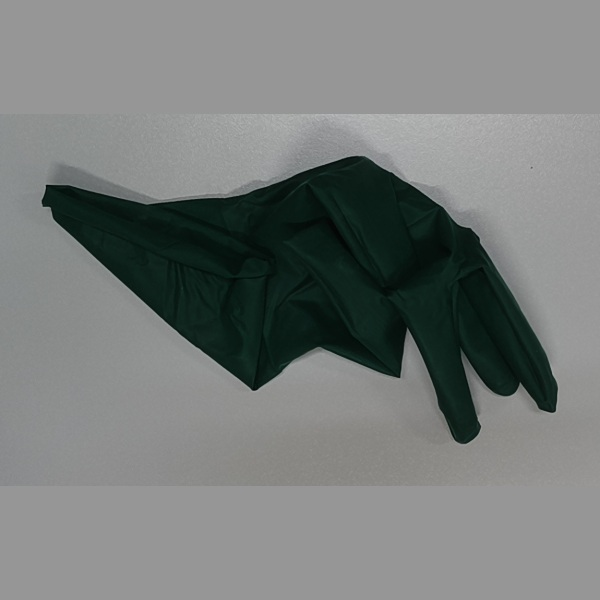
#> input picture sentryglide-backend/yash/dataset-bbox-backup-20260926/images/1671036959840.jpg, 600 x 600 px
$ python -i imageprep.py   (imports and definitions only)
#> lines starting #> are read from the running program, lines starting #| are printed output that depends on the picture; after the words box and inside, x2 and y2 are one past the last pixel; in counts of white or black regions, pixels touching at a corner belong together
"""Shared preparation for uploaded and imported single-item photographs."""
from __future__ import annotations

import cv2
import numpy as np


def square_inspection_view(image: np.ndarray, side: int = 600) -> np.ndarray:
    h, w = image.shape[:2]
    scale = min(side / w, side / h)
    resized = cv2.resize(image, (max(1, round(w * scale)), max(1, round(h * scale))),
                         interpolation=cv2.INTER_AREA if scale < 1 else cv2.INTER_LINEAR)
    canvas = np.full((side, side, 3), 150, np.uint8)
    y = (side - resized.shape[0]) // 2
    x = (side - resized.shape[1]) // 2
    canvas[y:y + resized.shape[0], x:x + resized.shape[1]] = resized
    return canvas


def foreground_mask(image: np.ndarray) -> tuple[np.ndarray, float]:
    lab = cv2.cvtColor(image, cv2.COLOR_BGR2LAB).astype(np.float32)
    border_px = max(3, min(image.shape[:2]) // 50)
    border = np.concatenate((lab[:border_px].reshape(-1, 3), lab[-border_px:].reshape(-1, 3),
                             lab[:, :border_px].reshape(-1, 3), lab[:, -border_px:].reshape(-1, 3)))
    background = np.median(border, axis=0)
    distance = np.linalg.norm(lab - background, axis=2)
    mask = (distance > 22).astype(np.uint8) * 255
    k = max(3, round(min(image.shape[:2]) / 70))
    if k % 2 == 0:
        k += 1
    kernel = cv2.getStructuringElement(cv2.MORPH_ELLIPSE, (k, k))
    mask = cv2.morphologyEx(mask, cv2.MORPH_CLOSE, kernel)
    n, labels, stats, _ = cv2.connectedComponentsWithStats(mask)
    if n > 1:
        _, best = max((stats[i, cv2.CC_STAT_AREA], i) for i in range(1, n))
        mask = np.where(labels == best, 255, 0).astype(np.uint8)
    return mask, float((mask > 0).mean())


def crop_bbox(image: np.ndarray, bbox, padding: float = 0.08) -> np.ndarray:
    x, y, w, h = [float(v) for v in bbox]
    pad = padding * max(w, h)
    x0, y0 = max(0, int(x - pad)), max(0, int(y - pad))
    x1 = min(image.shape[1], int(np.ceil(x + w + pad)))
    y1 = min(image.shape[0], int(np.ceil(y + h + pad)))
    return image[y0:y1, x0:x1]


def prepare_upload(image: np.ndarray, side: int = 600) -> tuple[np.ndarray, np.ndarray, float]:
    first = square_inspection_view(image, side)
    mask, fraction = foreground_mask(first)
    points = cv2.findNonZero(mask)
    if points is None or fraction < 0.001:
        return first, mask, fraction
    x, y, w, h = cv2.boundingRect(points)
    crop = crop_bbox(first, (x, y, w, h), 0.10)
    view = square_inspection_view(crop, side)
    mask, fraction = foreground_mask(view)
    return view, mask, fraction

>>> import cv2
>>> picture = cv2.imread('../dataset-bbox-backup-20260926/images/1671036959840.jpg')
#> picture is the input picture: shape (600, 600, 3); mean B, G, R 122.1, 123.7, 119.7
>>> result = prepare_upload(picture)
#> in foreground_mask, `lab = cv2.cvtColor(image, cv2.COLOR_BGR2LAB).astype(np.float32)`:
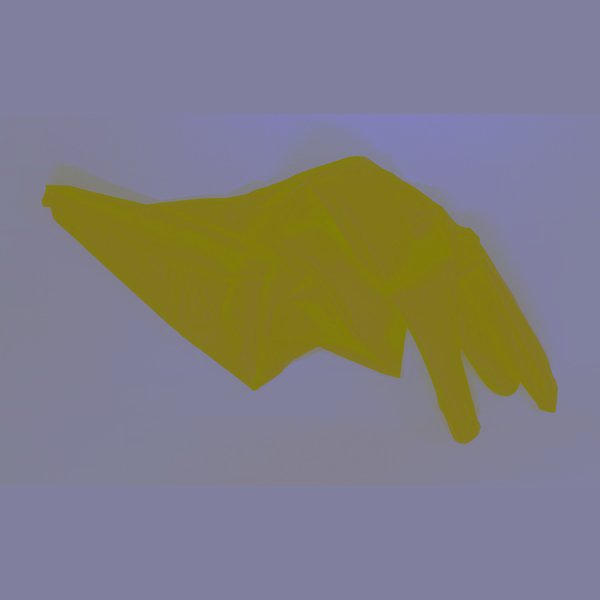
#> lab: shape (600, 600, 3) float32; mean B, G, R 129.5, 126.1, 128.3
#> in foreground_mask, `background = np.median(border, axis=0)`: background = [158, 128, 128]
#> in foreground_mask, `distance = np.linalg.norm(lab - background, axis=2)`:
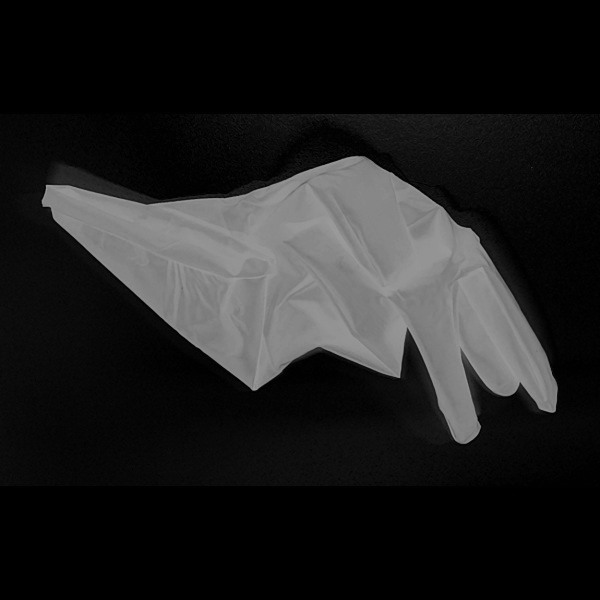
#> distance: shape (600, 600) float32; min 0, max 155, mean 31.1
#> in foreground_mask, `mask = (distance > 22).astype(np.uint8) * 255`:
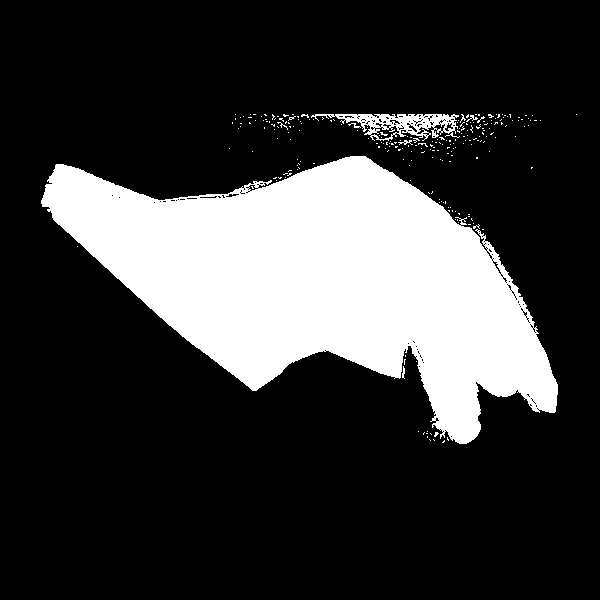
#> mask: shape (600, 600); 22.2% white; 242 white regions (235 under 20 px), largest, box (x1, y1, x2, y2) and area: (41, 156, 558, 444) 77619, (311, 114, 460, 141) 1675, (398, 140, 413, 145) 34
#> in foreground_mask, `mask = cv2.morphologyEx(mask, cv2.MORPH_CLOSE, kernel)`:
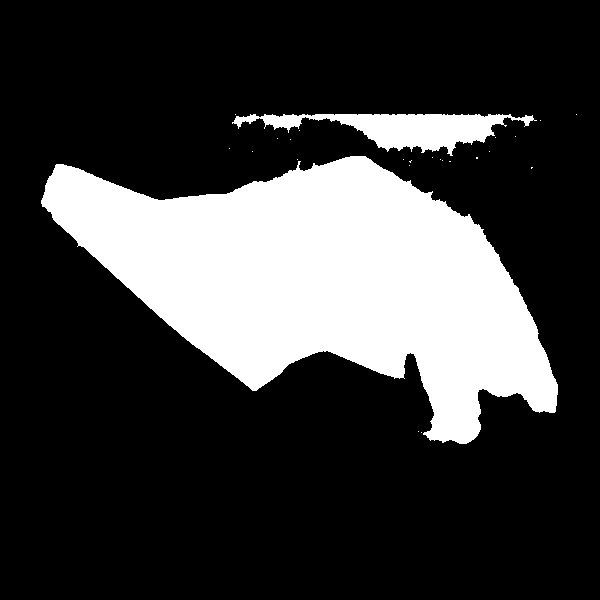
#> mask: shape (600, 600); 23.5% white; 25 white regions (23 under 20 px), largest, box (x1, y1, x2, y2) and area: (41, 156, 558, 444) 79104, (232, 114, 537, 156) 5418
#> in foreground_mask, `n, labels, stats, _ = cv2.connectedComponentsWithStats(mask)`:
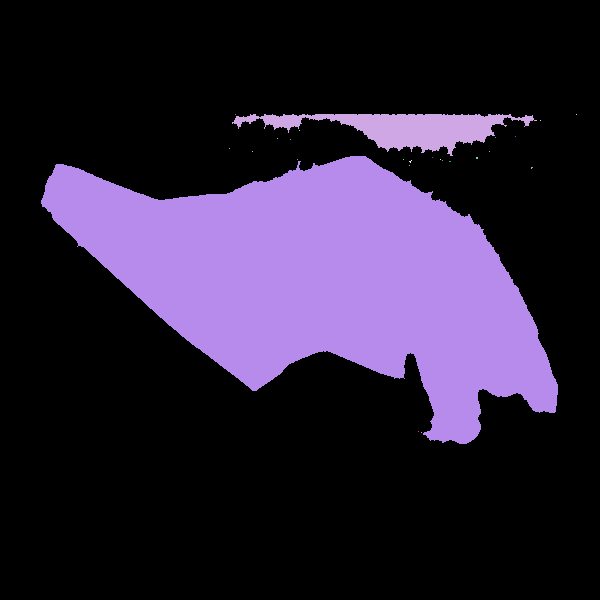
#> labels: shape (600, 600) int32; 26 distinct labels, from 0 to 25; one colour per label, 0 black
#> in foreground_mask, `n, labels, stats, _ = cv2.connectedComponentsWithStats(mask)`: n = 26; stats = 26 rows, first 6: [0, 0, 600, 600, 275446], [235, 114, 1, 1, 1], [232, 114, 305, 42, 5418], [576, 114, 1, 1, 1], [540, 120, 1, 1, 1], [299, 130, 1, 1, 1]
#> in foreground_mask, `_, best = max((stats[i, cv2.CC_STAT_AREA], i) for i in range(1, n))`: best = 13
#> in foreground_mask, `mask = np.where(labels == best, 255, 0).astype(np.uint8)`:
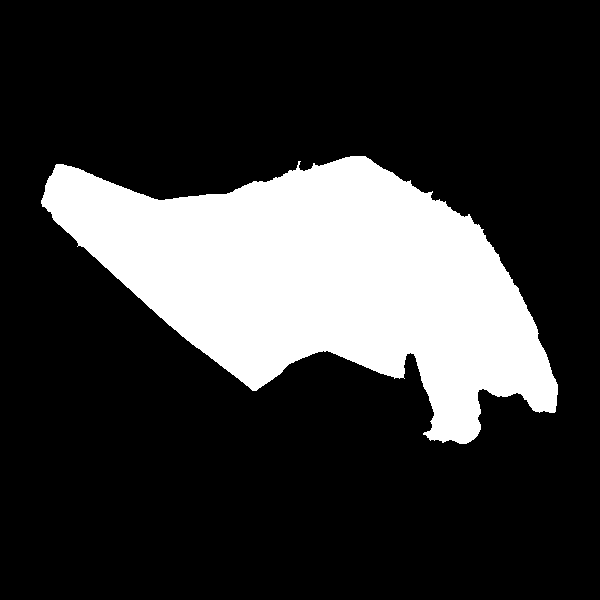
#> mask: shape (600, 600); 22% white; 1 white region, box (x1, y1, x2, y2) and area: (41, 156, 558, 444) 79104
#> in prepare_upload, `mask, fraction = foreground_mask(first)`: fraction = 0.22
#> in prepare_upload, `points = cv2.findNonZero(mask)`: points = contour of 79104 points, box (x1, y1, x2, y2) (41, 156, 558, 444), area 19204
#> in prepare_upload, `x, y, w, h = cv2.boundingRect(points)`: x = 41; y = 156; w = 517; h = 288
#> in crop_bbox, `return image[y0:y1, x0:x1]`:
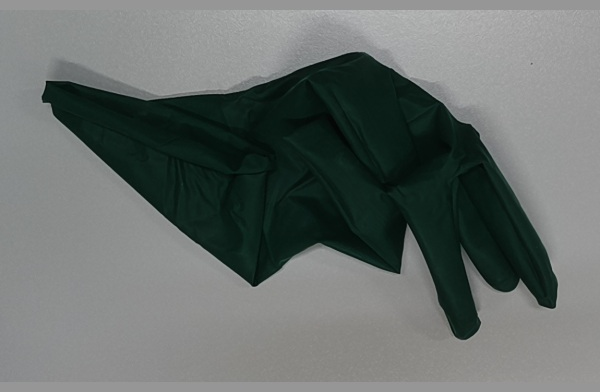
#> returned value: shape (392, 600, 3); mean of channels 0, 1, 2 107.3, 109.7, 103.5; drawn as B, G, R

$ run again, on sentryglide-backend/yash/dataset-bbox-backup-20260926/images/1671037513551.jpg
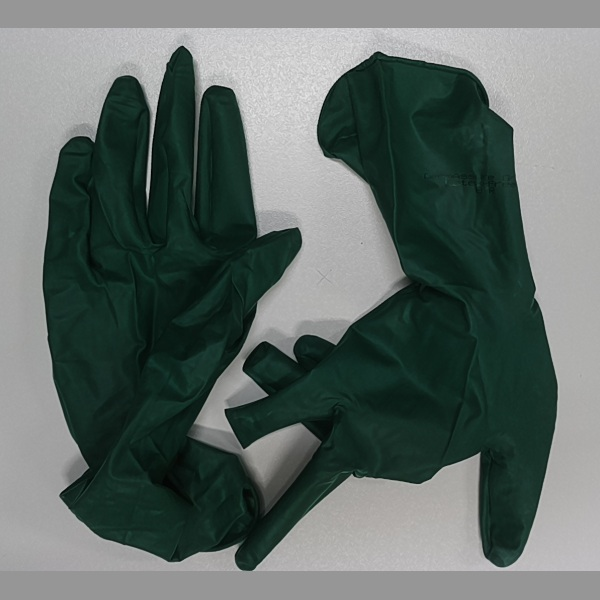
#> input picture sentryglide-backend/yash/dataset-bbox-backup-20260926/images/1671037513551.jpg, 600 x 600 px
#> picture is the input picture: shape (600, 600, 3); mean B, G, R 102.8, 106.8, 95.6
#> background = [158, 128, 128]
#> in foreground_mask, `mask = (distance > 22).astype(np.uint8) * 255`:
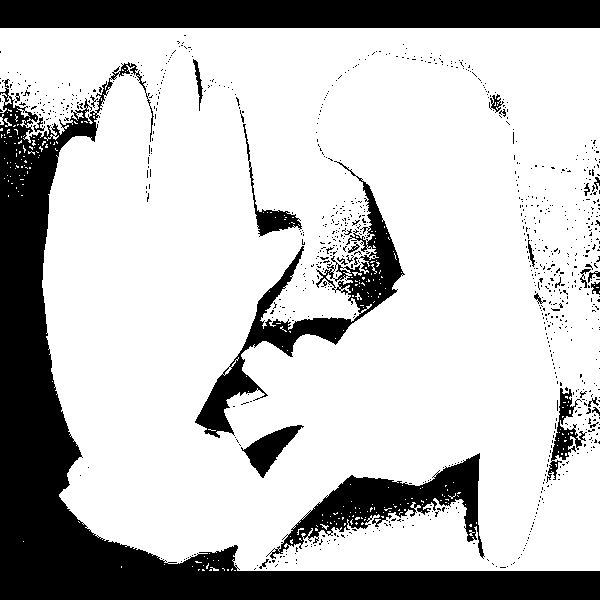
#> mask: shape (600, 600); 75.8% white; 913 black regions (885 under 20 px), largest, box (x1, y1, x2, y2) and area: (0, 62, 600, 600) 48045, (0, 0, 600, 28) 16800, (195, 161, 405, 438) 8483
#> in foreground_mask, `n, labels, stats, _ = cv2.connectedComponentsWithStats(mask)`:
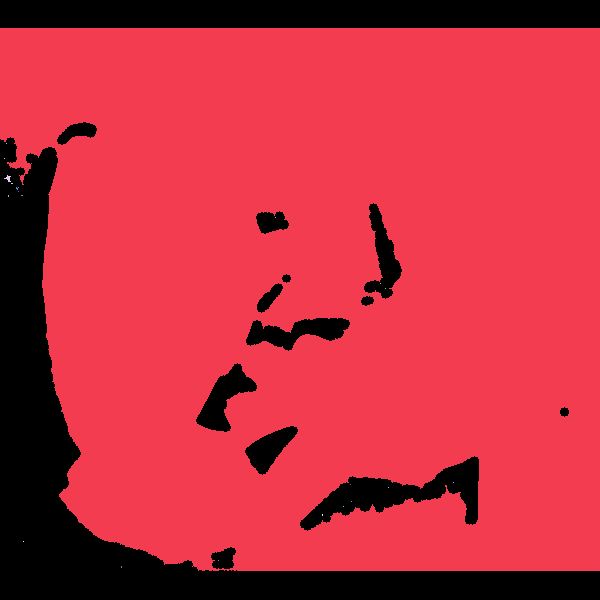
#> labels: shape (600, 600) int32; 22 distinct labels, from 0 to 21; one colour per label, 0 black
#> n = 22; stats = 22 rows, first 6: [0, 0, 600, 600, 74240], [0, 28, 600, 543, 285709], [6, 143, 1, 1, 1], [4, 158, 1, 1, 1], [4, 175, 7, 7, 23], [11, 183, 2, 1, 2]
#> best = 1
#> fraction = 0.794
#> points = contour of 285709 points, box (x1, y1, x2, y2) (0, 28, 600, 571), area 12882
#> in prepare_upload, `x, y, w, h = cv2.boundingRect(points)`: x = 0; y = 28; w = 600; h = 543

$ run again, on sentryglide-backend/yash/dataset-bbox-backup-20260926/images/1671037788206.jpg
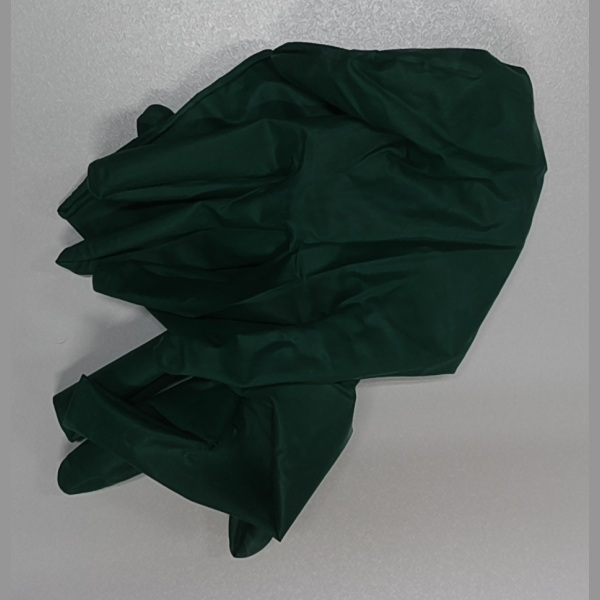
#> input picture sentryglide-backend/yash/dataset-bbox-backup-20260926/images/1671037788206.jpg, 600 x 600 px
#> picture is the input picture: shape (600, 600, 3); mean B, G, R 96.3, 99.4, 90.9
#> background = [159, 128, 128]
#> in foreground_mask, `n, labels, stats, _ = cv2.connectedComponentsWithStats(mask)`:
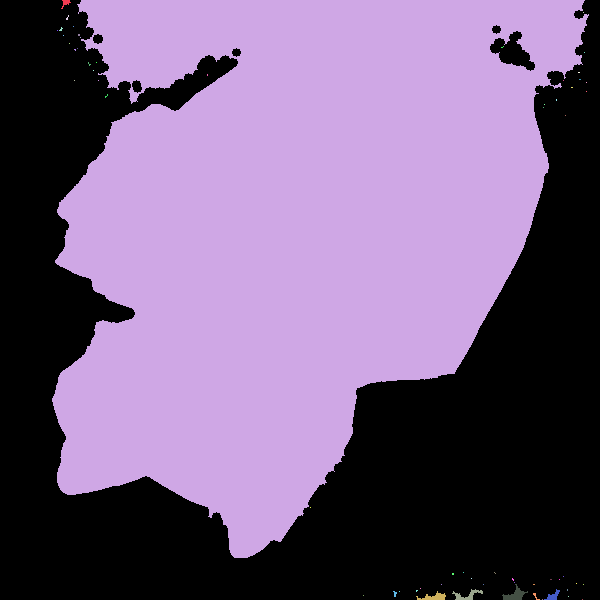
#> labels: shape (600, 600) int32; 62 distinct labels, from 0 to 61; one colour per label, 0 black
#> n = 62; stats = 62 rows, first 6: [0, 0, 600, 600, 159812], [61, 0, 10, 9, 40], [52, 0, 537, 558, 199511], [583, 12, 1, 1, 1], [66, 15, 3, 5, 7], [59, 27, 4, 4, 8]
#> best = 2
#> in foreground_mask, `mask = np.where(labels == best, 255, 0).astype(np.uint8)`:
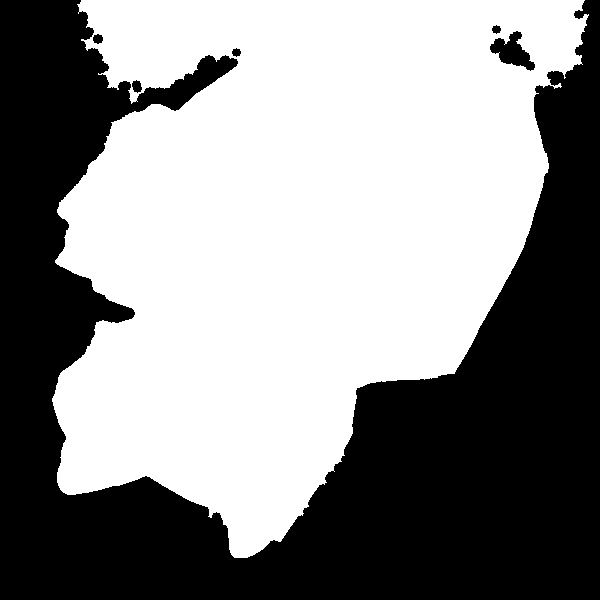
#> mask: shape (600, 600); 55.4% white; 6 black regions, box (x1, y1, x2, y2) and area: (0, 0, 600, 600) 159336, (490, 31, 535, 71) 870, (132, 80, 142, 93) 93, (93, 34, 103, 44) 76, (492, 25, 501, 34) 57, (232, 48, 241, 57) 57
#> fraction = 0.554
#> points = contour of 199511 points, box (x1, y1, x2, y2) (52, 0, 589, 558), area 65204
#> in prepare_upload, `x, y, w, h = cv2.boundingRect(points)`: x = 52; y = 0; w = 537; h = 558

$ run again, on sentryglide-backend/yash/dataset-bbox-backup-20260926/images/1671037887896.jpg
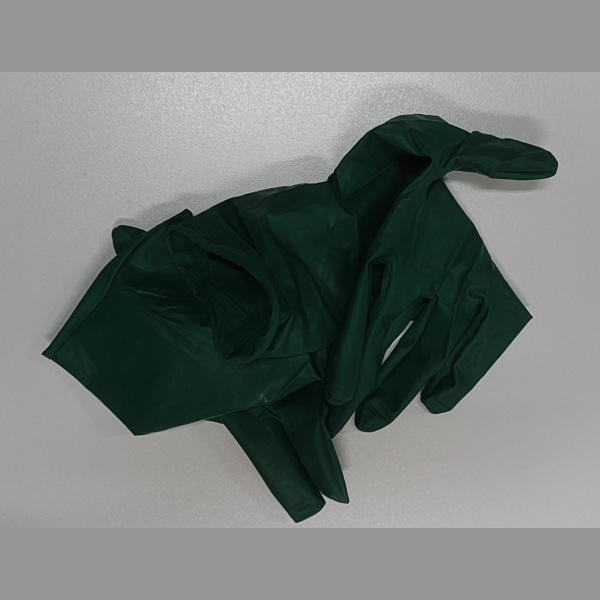
#> input picture sentryglide-backend/yash/dataset-bbox-backup-20260926/images/1671037887896.jpg, 600 x 600 px
#> picture is the input picture: shape (600, 600, 3); mean B, G, R 119.3, 121.7, 115.8
#> background = [158, 128, 128]
#> labels: shape (600, 600) int32; 58 distinct labels, from 0 to 57
#> n = 58; stats = 58 rows, first 6: [0, 0, 600, 600, 200837], [38, 72, 562, 456, 159025], [540, 72, 1, 1, 1], [543, 72, 4, 3, 5], [17, 75, 1, 1, 1], [33, 76, 2, 1, 2]
#> best = 1
#> fraction = 0.442
#> points = contour of 159025 points, box (x1, y1, x2, y2) (38, 72, 600, 528), area 3023
#> in prepare_upload, `x, y, w, h = cv2.boundingRect(points)`: x = 38; y = 72; w = 562; h = 456
#> in crop_bbox, `return image[y0:y1, x0:x1]`:
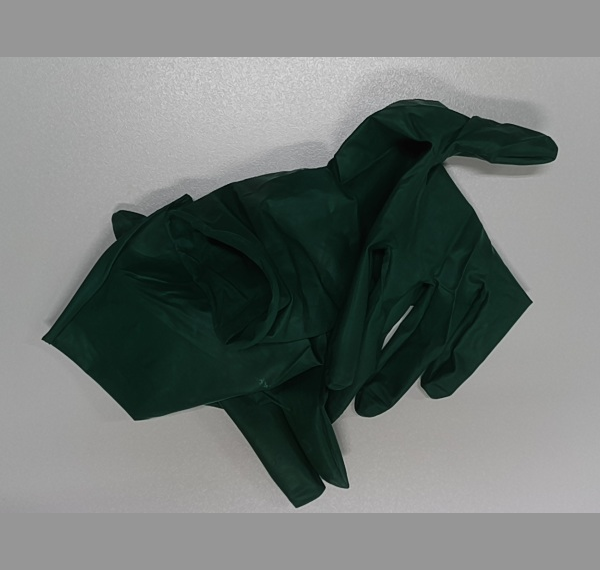
#> returned value: shape (570, 600, 3); mean of channels 0, 1, 2 117.7, 120.2, 114; drawn as B, G, R
